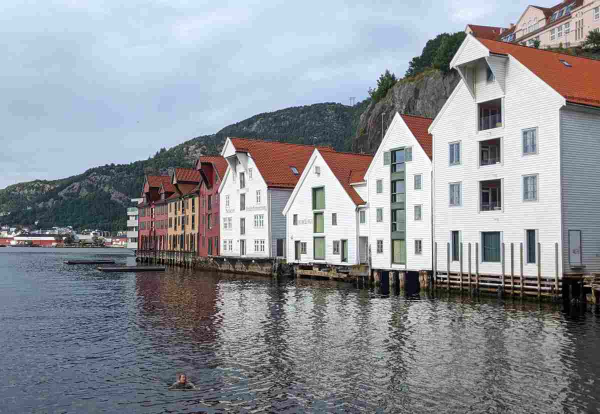
#> input picture images/layout_orientation/landscape1.jpg, 1200 x 828 px (shown at 1/2 size); its folder holds only this picture in this run
$ python -i CollageRenderer.py   (imports and definitions only)
#> lines starting #> are read from the running program, lines starting #| are printed output that depends on the picture
### src/Photo_Composition_Designer/image/SmartCrop.py
from __future__ import annotations

import colorsys
import math
from dataclasses import dataclass
from hashlib import blake2b

from PIL import Image, ImageDraw, ImageFont

from .ObjectDetector import Detection


@dataclass(frozen=True)
class CropRegion:
    """
    Represents a rectangular region.
    """

    left: float
    top: float
    right: float
    bottom: float

    @property
    def width(self) -> float:
        return self.right - self.left

    @property
    def height(self) -> float:
        return self.bottom - self.top

    @property
    def center_x(self) -> float:
        return (self.left + self.right) / 2

    @property
    def center_y(self) -> float:
        return (self.top + self.bottom) / 2


class SmartCrop:
    """
    Object-aware image crop optimized for photo calendar layouts.

    The crop is centered around a weighted visual anchor point
    derived from detected objects.

    Important objects such as people and animals use an anchor
    shifted upward to protect heads and faces during vertical crops.
    """

    PADDING_FACTOR = 0.15

    DEFAULT_OBJECT_PRIORITIES = {
        "person": 5,
        "dog": 4,
        "cat": 4,
        "horse": 4,
        "bird": 3,
        "bicycle": 3,
        "car": 2,
        "motorcycle": 2,
        "bus": 2,
        "cow": 5,
    }

    #
    # Visual anchor positions.
    #
    # 0.5 = geometric center
    # 0.35 = upper body / face area
    #
    ANCHOR_Y_FACTORS = {
        "person": 0.35,
        "dog": 0.35,
        "cat": 0.35,
        "horse": 0.35,
        "bird": 0.35,
    }

    def __init__(self, object_priorities: dict[str, int] | None = None):
        """
        Initialize SmartCrop.

        Args:
            object_priorities:
                Optional mapping of class name to priority.
        """
        self.object_priorities = (
            object_priorities if object_priorities is not None else self.DEFAULT_OBJECT_PRIORITIES
        )

    # [350 lines left out: functions _calculate_effective_region, _get_detection_anchor, _calculate_detection_weight, _calculate_weighted_anchor, _calculate_crop_box, _get_crop_coordinates and 3 more, not called in this run]

### src/Photo_Composition_Designer/image/CollageRenderer.py
import math
import os
from collections import deque
from dataclasses import dataclass
from logging import Logger
from operator import itemgetter

from config_cli_gui.logging import get_logger, initialize_logging
from PIL import Image, ImageDraw

from Photo_Composition_Designer.image.ObjectDetector import ObjectDetector
from Photo_Composition_Designer.image.SmartCrop import SmartCrop

PATTERNS = [
    ["P", "L", "L", "P"],
    ["L", "P", "P", "L"],
    ["P", "L", "P"],
    ["L", "P", "L"],
    ["L", "P", "L", "P", "L"],
    ["P", "P", "L", "P", "P"],
]


@dataclass
class LayoutNode:
    pass


@dataclass
class ImageNode(LayoutNode):
    image: Image.Image


@dataclass
class SplitNode(LayoutNode):
    direction: str
    children: list
    weights: list[float]


# [52 lines left out: functions linear_partition_table, linear_partition, not called in this run]


class CollageRenderer:
    """
    Renders a collage of images with various layout options,
    optionally using object recognition for smart cropping.
    """

    DEFAULT_IMAGE_SCORE_FACTOR = 1.0

    def __init__(
        self,
        width=900,
        height=600,
        spacing=10,
        color=(0, 0, 0),
        use_object_recognition=False,
        rounded_corners=False,
        image_score_factor: float = DEFAULT_IMAGE_SCORE_FACTOR,
        object_detector: ObjectDetector | None = None,  # Added object_detector parameter
    ):
        self.color = color
        self.width: int = width
        self.height: int = height
        self.spacing: int = spacing
        self.rounded_corners = rounded_corners
        self.image_score_factor = image_score_factor
        self.yolo_session = None  # Will load this lazily
        self.use_image_recognition = use_object_recognition
        self.detector = object_detector  # Use the passed object_detector
        self.cropper = SmartCrop()

        # Initialize logging system
        initialize_logging()
        self.logger: Logger = get_logger("base")
        self.logger.info("CollageRenderer initialized.")

    # [586 lines left out: functions _applyRoundedCorners, _flip_layout, _calculateLayoutWeight, _calculateImageImportance, _calculateCombinedWeight, _generateTwoImageLayout and 12 more, not called in this run]

>>> import cv2
>>> picture = cv2.imread('../../../images/layout_orientation/landscape1.jpg', cv2.IMREAD_GRAYSCALE)
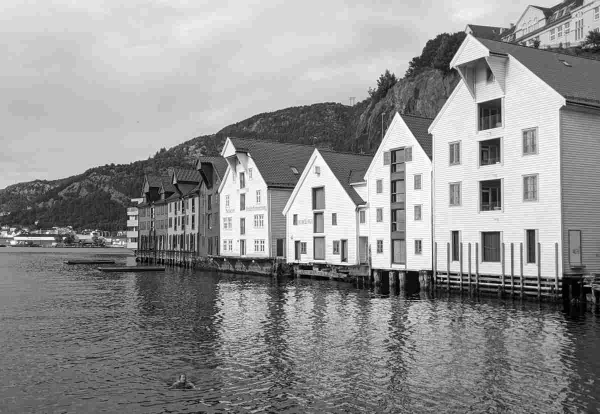
#> picture: shape (828, 1200) (shown at 1/2 size); min 0, max 255, mean 145.4
>>> result = CollageRenderer().generate(picture)
#> (the run stopped early here; a loop or call above may not have finished)

$ run again, on images/layout_orientation/landscape2.jpg
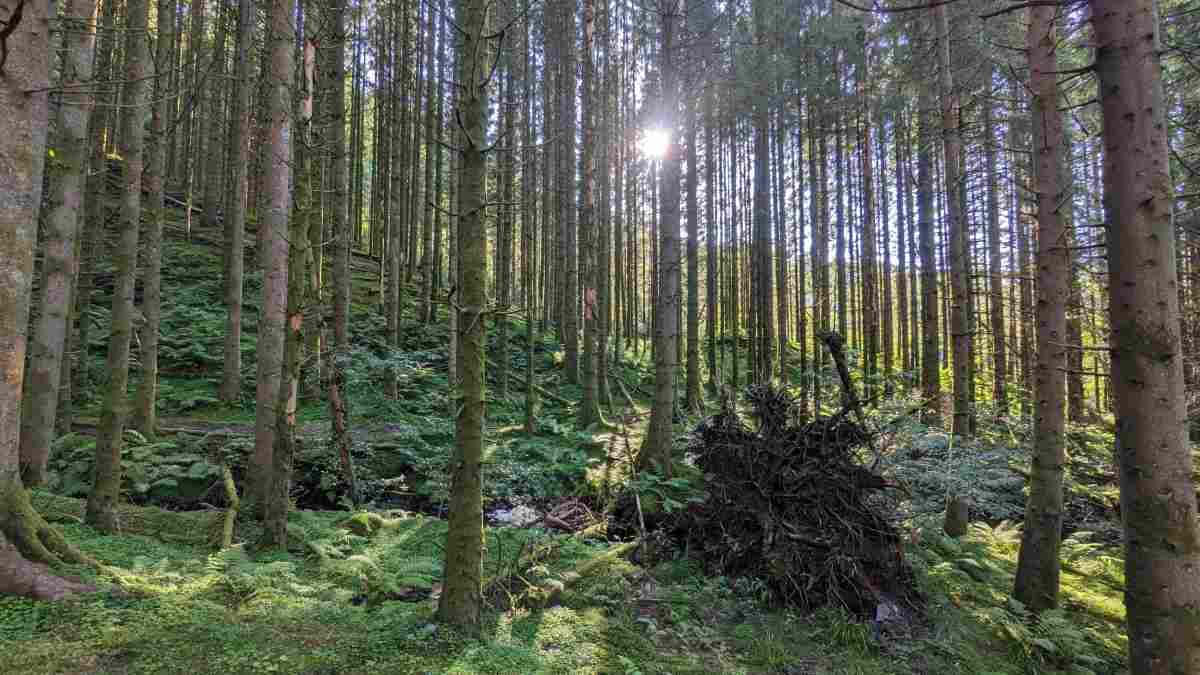
#> input picture images/layout_orientation/landscape2.jpg, 1200 x 675 px
#> `picture = cv2.imread('../../../images/layout_orientation/landscape1.jp..`:
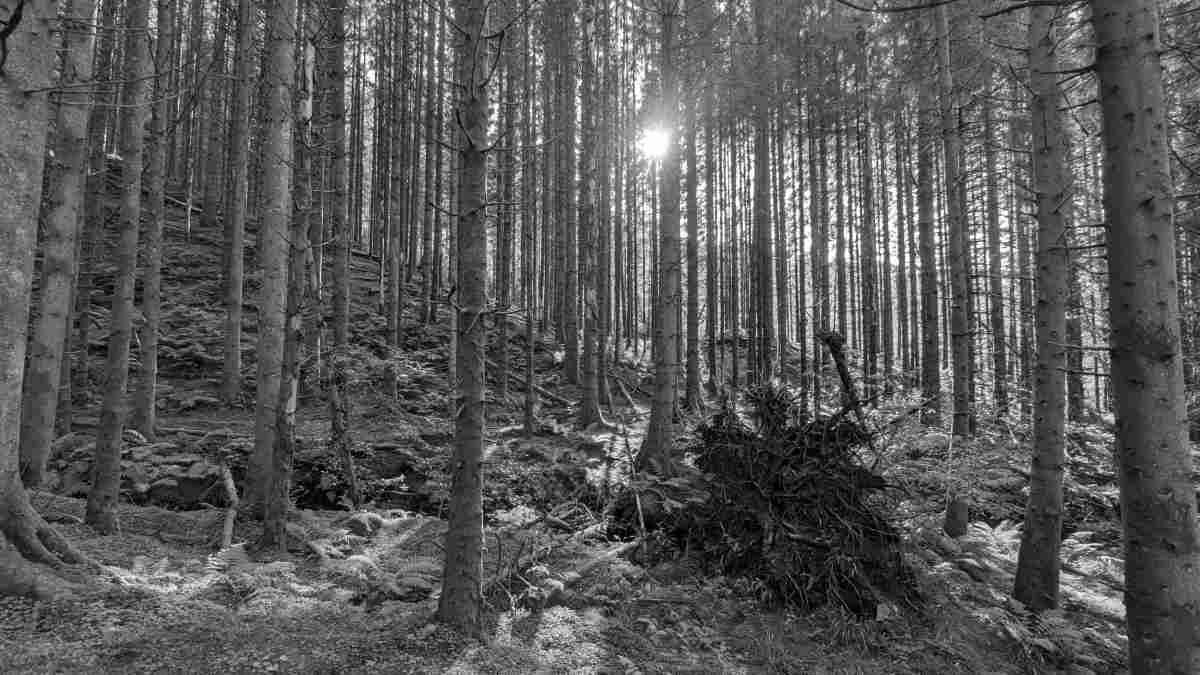
#> picture: shape (675, 1200); min 0, max 255, mean 87.5

$ run again, on images/layout_orientation/landscape3.jpg
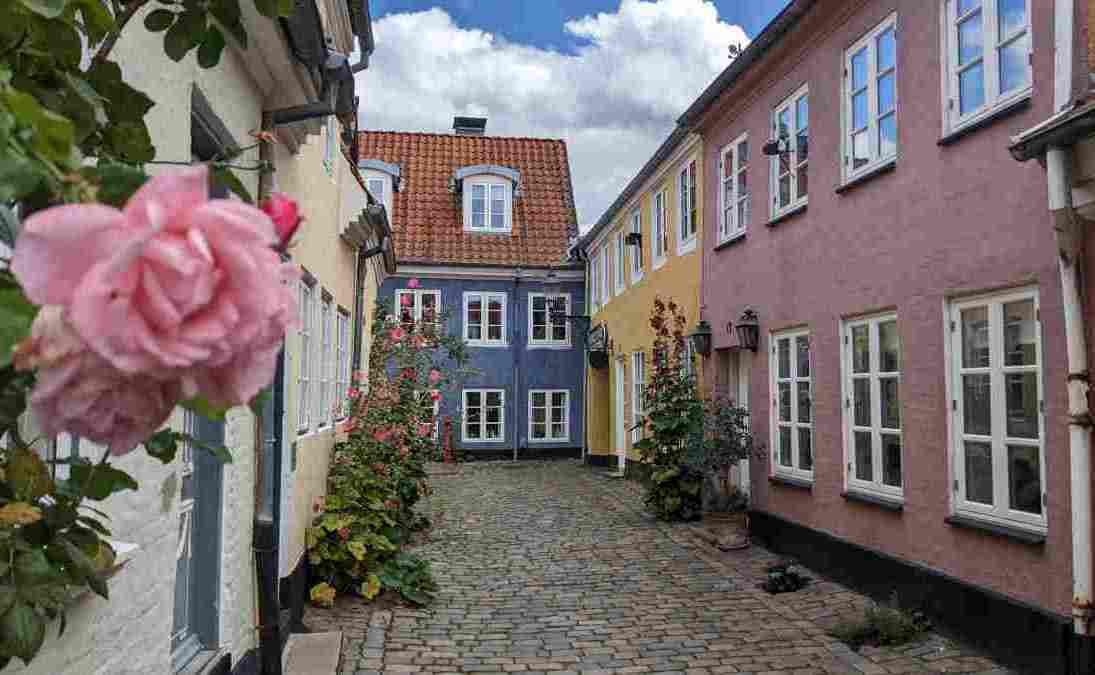
#> input picture images/layout_orientation/landscape3.jpg, 1095 x 675 px
#> `picture = cv2.imread('../../../images/layout_orientation/landscape1.jp..`:
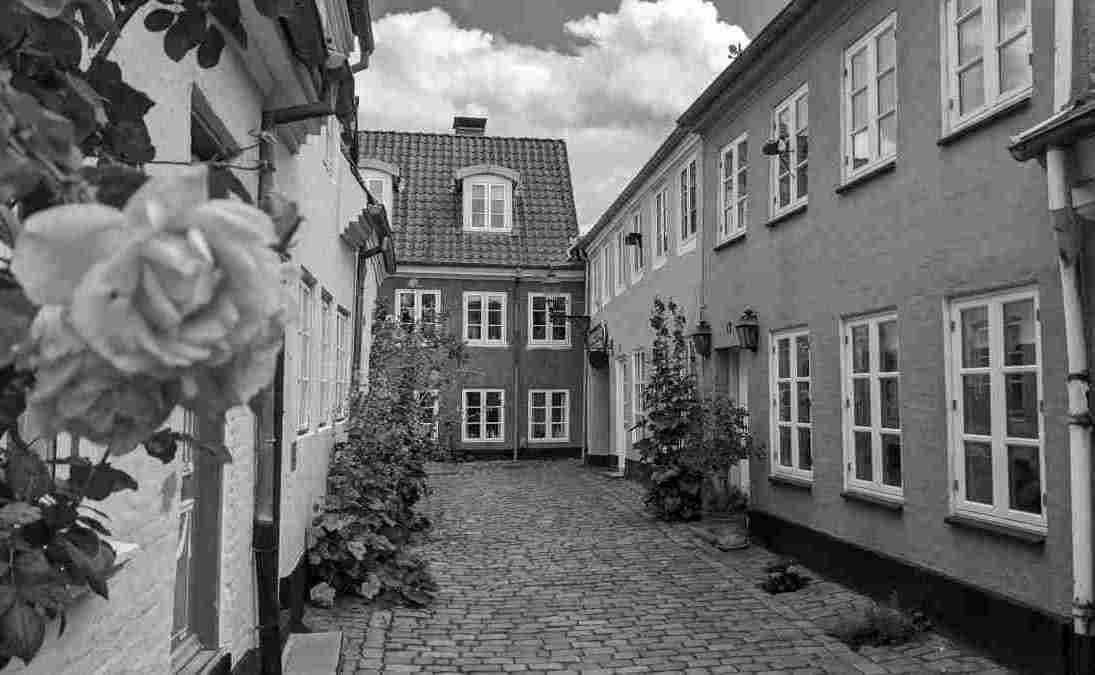
#> picture: shape (675, 1095); min 0, max 255, mean 110.4

$ run again, on images/layout_orientation/landscape4.jpg
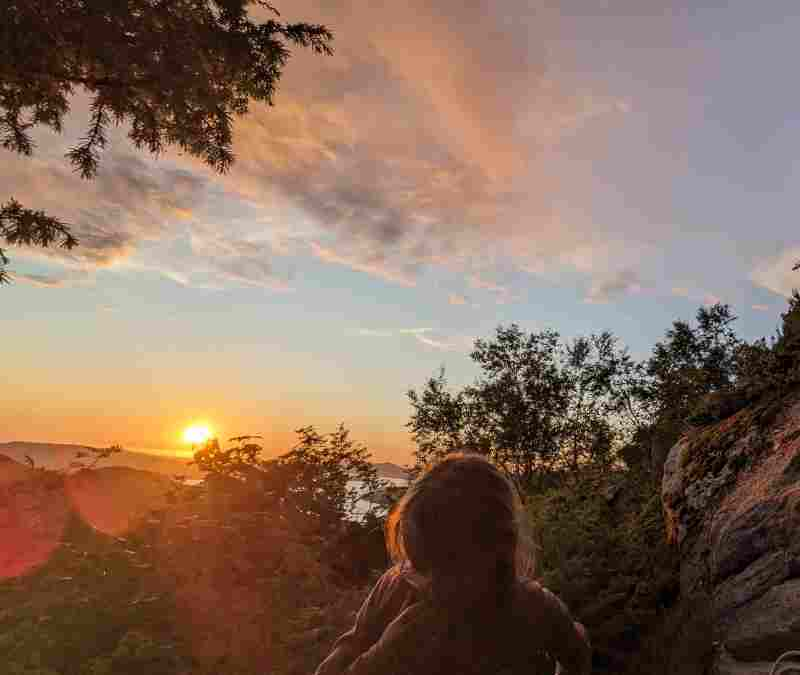
#> input picture images/layout_orientation/landscape4.jpg, 800 x 675 px
#> `picture = cv2.imread('../../../images/layout_orientation/landscape1.jp..`:
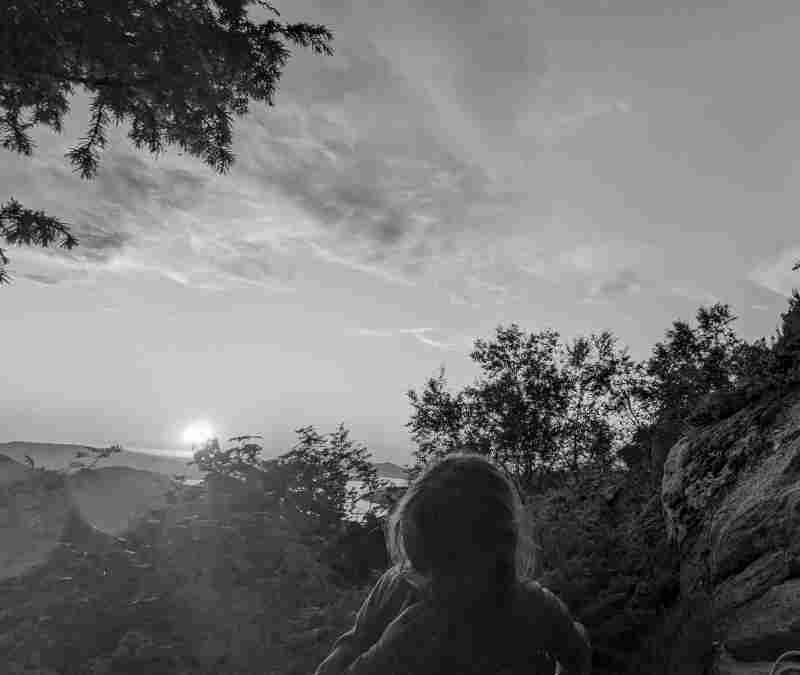
#> picture: shape (675, 800); min 0, max 255, mean 114.3
